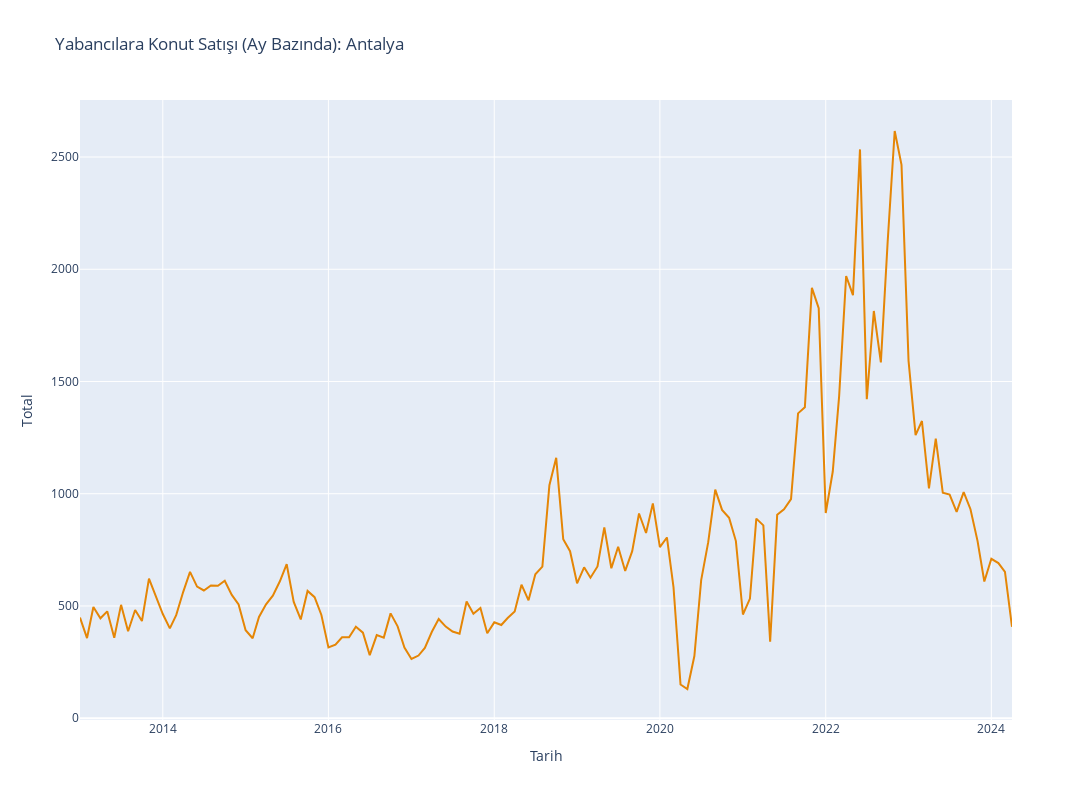

The code cell stored with this chart in its notebook:
### Code cell
city_code_map = {0: 'ÜLKE',
 1: 'ADANA',
 2: 'ADIYAMAN',
 3: 'AFYONKARAHİSAR',
 4: 'AĞRI',
 5: 'AMASYA',
 6: 'ANKARA',
 7: 'ANTALYA',
 8: 'ARTVİN',
 9: 'AYDIN',
 10: 'BALIKESİR',
 11: 'BİLECİK',
 12: 'BİNGÖL',
 13: 'BİTLİS',
 14: 'BOLU',
 15: 'BURDUR',
 16: 'BURSA',
 17: 'ÇANAKKALE',
 18: 'ÇANKIRI',
 19: 'ÇORUM',
 20: 'DENİZLİ',
 21: 'DİYARBAKIR',
 22: 'EDİRNE',
 23: 'ELAZIĞ',
 24: 'ERZİNCAN',
 25: 'ERZURUM',
 26: 'ESKİŞEHİR',
 27: 'GAZİANTEP',
 28: 'GİRESUN',
 29: 'GÜMÜŞHANE',
 30: 'HAKKARİ',
 31: 'HATAY',
 32: 'ISPARTA',
 33: 'MERSİN',
 34: 'İSTANBUL',
 35: 'İZMİR',
 36: 'KARS',
 37: 'KASTAMONU',
 38: 'KAYSERİ',
 39: 'KIRKLARELİ',
 40: 'KIRŞEHİR',
 41: 'KOCAELİ',
 42: 'KONYA',
 43: 'KÜTAHYA',
 44: 'MALATYA',
 45: 'MANİSA',
 46: 'KAHRAMANMARAŞ',
 47: 'MARDİN',
 48: 'MUĞLA',
 49: 'MUŞ',
 50: 'NEVŞEHİR',
 51: 'NİĞDE',
 52: 'ORDU',
 53: 'RİZE',
 54: 'SAKARYA',
 55: 'SAMSUN',
 56: 'SİİRT',
 57: 'SİNOP',
 58: 'SİVAS',
 59: 'TEKİRDAĞ',
 60: 'TOKAT',
 61: 'TRABZON',
 62: 'TUNCELİ',
 63: 'ŞANLIURFA',
 64: 'UŞAK',
 65: 'VAN',
 66: 'YOZGAT',
 67: 'ZONGULDAK',
 68: 'AKSARAY',
 69: 'BAYBURT',
 70: 'KARAMAN',
 71: 'KIRIKKALE',
 72: 'BATMAN',
 73: 'ŞIRNAK',
 74: 'BARTIN',
 75: 'ARDAHAN',
 76: 'IĞDIR',
 77: 'YALOVA',
 78: 'KARABÜK',
 79: 'KİLİS',
 80: 'OSMANİYE',
 81: 'DÜZCE',
 99: 'Diğer iller - Other Provinces'}


city_code_f = [48, 33, 35, 16, 99,  9,  7, 54,  6, 34, 77, 61, 55, 41]

fig = go.Figure()
city_code = 7
try:
    if city_code is None:
        fig = px.line(df_f_cities_aggregated, x=df_f_cities_aggregated.index, 
                        y='Total', color='Şehir', title='İllere Göre Yabancılara Konut Satışı (Ay Bazında)')
    else:
        p_city_code = city_code
        if city_code not in city_code_f:
            city_code = 99
        dff = df_f_cities_aggregated[df_f_cities_aggregated['Şehir'] == city_code]
        
        fig = px.line(dff, x=dff.index, y='Total', color='Şehir', title=f'Yabancılara Konut Satışı (Ay Bazında): {city_code_map[p_city_code].capitalize()}',
                        color_discrete_sequence=px.colors.qualitative.Vivid)
        fig.update_layout(showlegend=False)
    fig.update_layout(width=1800, height=800)
except Exception as e:
    print(f"Error in plot function: {e}")
    raise

fig.show()

### Figure 1 — Plotly figure (JSON) as saved in the notebook; plotly's stock layout.template omitted (floating-point values rounded to 4 significant figures; data arrays with more than 128 entries replaced by an {"elided": "..."} marker saying what was removed)
{"data": [{"hovertemplate": "Şehir=7<br>Tarih=%{x}<br>Total=%{y}<extra></extra>", "legendgroup": "7", "line": {"color": "rgb(229, 134, 6)", "dash": "solid"}, "marker": {"symbol": "circle"}, "mode": "lines", "name": "7", "orientation": "v", "showlegend": true, "type": "scatter", "x": {"elided": "136 str values"}, "xaxis": "x", "y": {"elided": "136 int values"}, "yaxis": "y"}], "layout": {"height": 800, "legend": {"title": {"text": "Şehir"}, "tracegroupgap": 0}, "showlegend": false, "title": {"text": "Yabancılara Konut Satışı (Ay Bazında): Antalya"}, "width": 1800, "xaxis": {"anchor": "y", "domain": [0, 1], "title": {"text": "Tarih"}}, "yaxis": {"anchor": "x", "domain": [0, 1], "title": {"text": "Total"}}}}
